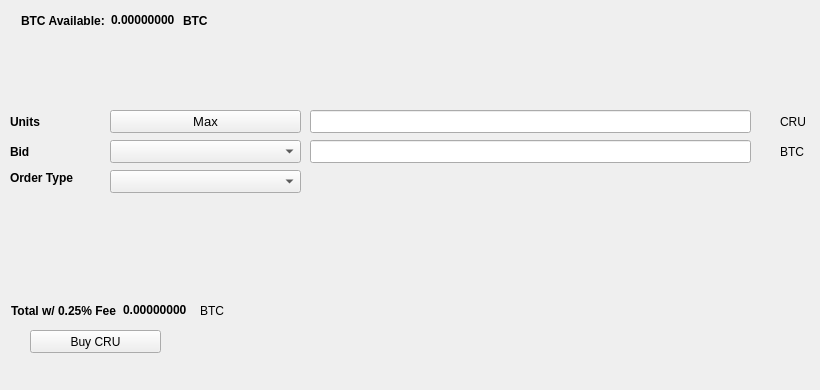
   <widget class="QWidget" name="BuyTab">
    <attribute name="title">
     <string>Buy</string>
    </attribute>
    <widget class="QPushButton" name="BuyCRU">
     <property name="geometry">
      <rect>
       <x>30</x>
       <y>330</y>
       <width>131</width>
       <height>23</height>
      </rect>
     </property>
     <property name="text">
      <string>Buy CRU</string>
     </property>
     <property name="icon">
      <iconset resource="../curiumn.qrc">
       <normaloff>:/icons/bitcoin</normaloff>:/icons/bitcoin</iconset>
     </property>
    </widget>
    <widget class="QLabel" name="label_3">
     <property name="geometry">
      <rect>
       <x>10</x>
       <y>110</y>
       <width>46</width>
       <height>23</height>
      </rect>
     </property>
     <property name="font">
      <font>
       <weight>75</weight>
       <bold>true</bold>
      </font>
     </property>
     <property name="text">
      <string>Units</string>
     </property>
    </widget>
    <widget class="QLineEdit" name="UnitsInput">
     <property name="geometry">
      <rect>
       <x>310</x>
       <y>110</y>
       <width>441</width>
       <height>23</height>
      </rect>
     </property>
     <property name="font">
      <font>
       <pointsize>9</pointsize>
       <weight>75</weight>
       <bold>true</bold>
      </font>
     </property>
    </widget>
    <widget class="QLineEdit" name="BuyBidPriceEdit">
     <property name="geometry">
      <rect>
       <x>310</x>
       <y>140</y>
       <width>441</width>
       <height>23</height>
      </rect>
     </property>
     <property name="font">
      <font>
       <pointsize>9</pointsize>
       <weight>75</weight>
       <bold>true</bold>
      </font>
     </property>
    </widget>
    <widget class="QLabel" name="label_4">
     <property name="geometry">
      <rect>
       <x>780</x>
       <y>110</y>
       <width>31</width>
       <height>23</height>
      </rect>
     </property>
     <property name="text">
      <string>CRU</string>
     </property>
    </widget>
    <widget class="QLabel" name="label_5">
     <property name="geometry">
      <rect>
       <x>780</x>
       <y>140</y>
       <width>31</width>
       <height>23</height>
      </rect>
     </property>
     <property name="text">
      <string>BTC</string>
     </property>
    </widget>
    <widget class="QLabel" name="label_6">
     <property name="geometry">
      <rect>
       <x>10</x>
       <y>140</y>
       <width>46</width>
       <height>23</height>
      </rect>
     </property>
     <property name="font">
      <font>
       <weight>75</weight>
       <bold>true</bold>
      </font>
     </property>
     <property name="text">
      <string>Bid</string>
     </property>
    </widget>
    <widget class="QLabel" name="label_7">
     <property name="geometry">
      <rect>
       <x>10</x>
       <y>170</y>
       <width>91</width>
       <height>16</height>
      </rect>
     </property>
     <property name="font">
      <font>
       <weight>75</weight>
       <bold>true</bold>
      </font>
     </property>
     <property name="text">
      <string>Order Type</string>
     </property>
    </widget>
    <widget class="QPushButton" name="Buy_Max_Amount">
     <property name="geometry">
      <rect>
       <x>110</x>
       <y>110</y>
       <width>191</width>
       <height>23</height>
      </rect>
     </property>
     <property name="font">
      <font>
       <pointsize>10</pointsize>
      </font>
     </property>
     <property name="text">
      <string>Max</string>
     </property>
    </widget>
    <widget class="QComboBox" name="BuyBidcomboBox">
     <property name="geometry">
      <rect>
       <x>110</x>
       <y>140</y>
       <width>191</width>
       <height>23</height>
      </rect>
     </property>
     <property name="font">
      <font>
       <pointsize>10</pointsize>
      </font>
     </property>
    </widget>
    <widget class="QComboBox" name="buyOrdertypeCombo">
     <property name="geometry">
      <rect>
       <x>110</x>
       <y>170</y>
       <width>191</width>
       <height>23</height>
      </rect>
     </property>
     <property name="font">
      <font>
       <pointsize>10</pointsize>
      </font>
     </property>
    </widget>
    <widget class="QWidget" name="layoutWidget1">
     <property name="geometry">
      <rect>
       <x>21</x>
       <y>11</y>
       <width>227</width>
       <height>19</height>
      </rect>
     </property>
     <layout class="QHBoxLayout" name="horizontalLayout_3">
      <item>
       <widget class="QLabel" name="label232">
        <property name="font">
         <font>
          <weight>75</weight>
          <bold>true</bold>
         </font>
        </property>
        <property name="text">
         <string>BTC Available:</string>
        </property>
       </widget>
      </item>
      <item>
       <widget class="QLabel" name="BtcAvailableLbl">
        <property name="palette">
         <palette>
          <active>
           <colorrole role="WindowText">
            <brush brushstyle="SolidPattern">
             <color alpha="255">
              <red>0</red>
              <green>0</green>
              <blue>0</blue>
             </color>
            </brush>
           </colorrole>
           <colorrole role="Button">
            <brush brushstyle="SolidPattern">
             <color alpha="255">
              <red>0</red>
              <green>170</green>
              <blue>0</blue>
             </color>
            </brush>
           </colorrole>
           <colorrole role="Light">
            <brush brushstyle="SolidPattern">
             <color alpha="255">
              <red>0</red>
              <green>255</green>
              <blue>0</blue>
             </color>
            </brush>
           </colorrole>
           <colorrole role="Midlight">
            <brush brushstyle="SolidPattern">
             <color alpha="255">
              <red>0</red>
              <green>212</green>
              <blue>0</blue>
             </color>
            </brush>
           </colorrole>
           <colorrole role="Dark">
            <brush brushstyle="SolidPattern">
             <color alpha="255">
              <red>0</red>
              <green>85</green>
              <blue>0</blue>
             </color>
            </brush>
           </colorrole>
           <colorrole role="Mid">
            <brush brushstyle="SolidPattern">
             <color alpha="255">
              <red>0</red>
              <green>113</green>
              <blue>0</blue>
             </color>
            </brush>
           </colorrole>
           <colorrole role="Text">
            <brush brushstyle="SolidPattern">
             <color alpha="255">
              <red>0</red>
              <green>170</green>
              <blue>0</blue>
             </color>
            </brush>
           </colorrole>
           <colorrole role="BrightText">
            <brush brushstyle="SolidPattern">
             <color alpha="255">
              <red>255</red>
              <green>255</green>
              <blue>255</blue>
             </color>
            </brush>
           </colorrole>
           <colorrole role="ButtonText">
            <brush brushstyle="SolidPattern">
             <color alpha="255">
              <red>0</red>
              <green>0</green>
              <blue>0</blue>
             </color>
            </brush>
           </colorrole>
           <colorrole role="Base">
            <brush brushstyle="SolidPattern">
             <color alpha="255">
              <red>255</red>
              <green>255</green>
              <blue>255</blue>
             </color>
            </brush>
           </colorrole>
           <colorrole role="Window">
            <brush brushstyle="SolidPattern">
             <color alpha="255">
              <red>0</red>
              <green>170</green>
              <blue>0</blue>
             </color>
            </brush>
           </colorrole>
           <colorrole role="Shadow">
            <brush brushstyle="SolidPattern">
             <color alpha="255">
              <red>0</red>
              <green>0</green>
              <blue>0</blue>
             </color>
            </brush>
           </colorrole>
           <colorrole role="AlternateBase">
            <brush brushstyle="SolidPattern">
             <color alpha="255">
              <red>127</red>
              <green>212</green>
              <blue>127</blue>
             </color>
            </brush>
           </colorrole>
           <colorrole role="ToolTipBase">
            <brush brushstyle="SolidPattern">
             <color alpha="255">
              <red>255</red>
              <green>255</green>
              <blue>220</blue>
             </color>
            </brush>
           </colorrole>
           <colorrole role="ToolTipText">
            <brush brushstyle="SolidPattern">
             <color alpha="255">
              <red>0</red>
              <green>0</green>
              <blue>0</blue>
             </color>
            </brush>
           </colorrole>
          </active>
          <inactive>
           <colorrole role="WindowText">
            <brush brushstyle="SolidPattern">
             <color alpha="255">
              <red>0</red>
              <green>0</green>
              <blue>0</blue>
             </color>
            </brush>
           </colorrole>
           <colorrole role="Button">
            <brush brushstyle="SolidPattern">
             <color alpha="255">
              <red>0</red>
              <green>170</green>
              <blue>0</blue>
             </color>
            </brush>
           </colorrole>
           <colorrole role="Light">
            <brush brushstyle="SolidPattern">
             <color alpha="255">
              <red>0</red>
              <green>255</green>
              <blue>0</blue>
             </color>
            </brush>
           </colorrole>
           <colorrole role="Midlight">
            <brush brushstyle="SolidPattern">
             <color alpha="255">
              <red>0</red>
              <green>212</green>
              <blue>0</blue>
             </color>
            </brush>
           </colorrole>
           <colorrole role="Dark">
            <brush brushstyle="SolidPattern">
             <color alpha="255">
              <red>0</red>
              <green>85</green>
              <blue>0</blue>
             </color>
            </brush>
           </colorrole>
           <colorrole role="Mid">
            <brush brushstyle="SolidPattern">
             <color alpha="255">
              <red>0</red>
              <green>113</green>
              <blue>0</blue>
             </color>
            </brush>
           </colorrole>
           <colorrole role="Text">
            <brush brushstyle="SolidPattern">
             <color alpha="255">
              <red>0</red>
              <green>170</green>
              <blue>0</blue>
             </color>
            </brush>
           </colorrole>
           <colorrole role="BrightText">
            <brush brushstyle="SolidPattern">
             <color alpha="255">
              <red>255</red>
              <green>255</green>
              <blue>255</blue>
             </color>
            </brush>
           </colorrole>
           <colorrole role="ButtonText">
            <brush brushstyle="SolidPattern">
             <color alpha="255">
              <red>0</red>
              <green>0</green>
              <blue>0</blue>
             </color>
            </brush>
           </colorrole>
           <colorrole role="Base">
            <brush brushstyle="SolidPattern">
             <color alpha="255">
              <red>255</red>
              <green>255</green>
              <blue>255</blue>
             </color>
            </brush>
           </colorrole>
           <colorrole role="Window">
            <brush brushstyle="SolidPattern">
             <color alpha="255">
              <red>0</red>
              <green>170</green>
              <blue>0</blue>
             </color>
            </brush>
           </colorrole>
           <colorrole role="Shadow">
            <brush brushstyle="SolidPattern">
             <color alpha="255">
              <red>0</red>
              <green>0</green>
              <blue>0</blue>
             </color>
            </brush>
           </colorrole>
           <colorrole role="AlternateBase">
            <brush brushstyle="SolidPattern">
             <color alpha="255">
              <red>127</red>
              <green>212</green>
              <blue>127</blue>
             </color>
            </brush>
           </colorrole>
           <colorrole role="ToolTipBase">
            <brush brushstyle="SolidPattern">
             <color alpha="255">
              <red>255</red>
              <green>255</green>
              <blue>220</blue>
             </color>
            </brush>
           </colorrole>
           <colorrole role="ToolTipText">
            <brush brushstyle="SolidPattern">
             <color alpha="255">
              <red>0</red>
              <green>0</green>
              <blue>0</blue>
             </color>
            </brush>
           </colorrole>
          </inactive>
          <disabled>
           <colorrole role="WindowText">
            <brush brushstyle="SolidPattern">
             <color alpha="255">
              <red>0</red>
              <green>85</green>
              <blue>0</blue>
             </color>
            </brush>
           </colorrole>
           <colorrole role="Button">
            <brush brushstyle="SolidPattern">
             <color alpha="255">
              <red>0</red>
              <green>170</green>
              <blue>0</blue>
             </color>
            </brush>
           </colorrole>
           <colorrole role="Light">
            <brush brushstyle="SolidPattern">
             <color alpha="255">
              <red>0</red>
              <green>255</green>
              <blue>0</blue>
             </color>
            </brush>
           </colorrole>
           <colorrole role="Midlight">
            <brush brushstyle="SolidPattern">
             <color alpha="255">
              <red>0</red>
              <green>212</green>
              <blue>0</blue>
             </color>
            </brush>
           </colorrole>
           <colorrole role="Dark">
            <brush brushstyle="SolidPattern">
             <color alpha="255">
              <red>0</red>
              <green>85</green>
              <blue>0</blue>
             </color>
            </brush>
           </colorrole>
           <colorrole role="Mid">
            <brush brushstyle="SolidPattern">
             <color alpha="255">
              <red>0</red>
              <green>113</green>
              <blue>0</blue>
             </color>
            </brush>
           </colorrole>
           <colorrole role="Text">
            <brush brushstyle="SolidPattern">
             <color alpha="255">
              <red>0</red>
              <green>85</green>
              <blue>0</blue>
             </color>
            </brush>
           </colorrole>
           <colorrole role="BrightText">
            <brush brushstyle="SolidPattern">
             <color alpha="255">
              <red>255</red>
              <green>255</green>
              <blue>255</blue>
             </color>
            </brush>
           </colorrole>
           <colorrole role="ButtonText">
            <brush brushstyle="SolidPattern">
             <color alpha="255">
              <red>0</red>
              <green>85</green>
              <blue>0</blue>
             </color>
            </brush>
           </colorrole>
           <colorrole role="Base">
            <brush brushstyle="SolidPattern">
             <color alpha="255">
              <red>0</red>
              <green>170</green>
              <blue>0</blue>
             </color>
            </brush>
           </colorrole>
           <colorrole role="Window">
            <brush brushstyle="SolidPattern">
             <color alpha="255">
              <red>0</red>
              <green>170</green>
              <blue>0</blue>
             </color>
            </brush>
           </colorrole>
           <colorrole role="Shadow">
            <brush brushstyle="SolidPattern">
             <color alpha="255">
              <red>0</red>
              <green>0</green>
              <blue>0</blue>
             </color>
            </brush>
           </colorrole>
           <colorrole role="AlternateBase">
            <brush brushstyle="SolidPattern">
             <color alpha="255">
              <red>0</red>
              <green>170</green>
              <blue>0</blue>
             </color>
            </brush>
           </colorrole>
           <colorrole role="ToolTipBase">
            <brush brushstyle="SolidPattern">
             <color alpha="255">
              <red>255</red>
              <green>255</green>
              <blue>220</blue>
             </color>
            </brush>
           </colorrole>
           <colorrole role="ToolTipText">
            <brush brushstyle="SolidPattern">
             <color alpha="255">
              <red>0</red>
              <green>0</green>
              <blue>0</blue>
             </color>
            </brush>
           </colorrole>
          </disabled>
         </palette>
        </property>
        <property name="font">
         <font>
          <weight>75</weight>
          <bold>true</bold>
         </font>
        </property>
        <property name="text">
         <string>0.00000000</string>
        </property>
        <property name="textInteractionFlags">
         <set>Qt::LinksAccessibleByMouse|Qt::TextSelectableByKeyboard|Qt::TextSelectableByMouse</set>
        </property>
       </widget>
      </item>
      <item>
       <widget class="QLabel" name="BtcAvailableLbl_2">
        <property name="font">
         <font>
          <weight>75</weight>
          <bold>true</bold>
         </font>
        </property>
        <property name="text">
         <string>BTC</string>
        </property>
       </widget>
      </item>
     </layout>
    </widget>
    <widget class="QWidget" name="layoutWidge2">
     <property name="geometry">
      <rect>
       <x>11</x>
       <y>301</y>
       <width>259</width>
       <height>19</height>
      </rect>
     </property>
     <layout class="QHBoxLayout" name="horizontalLayout_4">
      <item>
       <widget class="QLabel" name="label_9">
        <property name="font">
         <font>
          <weight>75</weight>
          <bold>true</bold>
         </font>
        </property>
        <property name="text">
         <string>Total w/ 0.25% Fee</string>
        </property>
       </widget>
      </item>
      <item>
       <widget class="QLabel" name="BuyCostLabel">
        <property name="palette">
         <palette>
          <active>
           <colorrole role="WindowText">
            <brush brushstyle="SolidPattern">
             <color alpha="255">
              <red>0</red>
              <green>0</green>
              <blue>0</blue>
             </color>
            </brush>
           </colorrole>
           <colorrole role="Button">
            <brush brushstyle="SolidPattern">
             <color alpha="255">
              <red>0</red>
              <green>170</green>
              <blue>0</blue>
             </color>
            </brush>
           </colorrole>
           <colorrole role="Light">
            <brush brushstyle="SolidPattern">
             <color alpha="255">
              <red>0</red>
              <green>255</green>
              <blue>0</blue>
             </color>
            </brush>
           </colorrole>
           <colorrole role="Midlight">
            <brush brushstyle="SolidPattern">
             <color alpha="255">
              <red>0</red>
              <green>212</green>
              <blue>0</blue>
             </color>
            </brush>
           </colorrole>
           <colorrole role="Dark">
            <brush brushstyle="SolidPattern">
             <color alpha="255">
              <red>0</red>
              <green>85</green>
              <blue>0</blue>
             </color>
            </brush>
           </colorrole>
           <colorrole role="Mid">
            <brush brushstyle="SolidPattern">
             <color alpha="255">
              <red>0</red>
              <green>113</green>
              <blue>0</blue>
             </color>
            </brush>
           </colorrole>
           <colorrole role="Text">
            <brush brushstyle="SolidPattern">
             <color alpha="255">
              <red>0</red>
              <green>170</green>
              <blue>0</blue>
             </color>
            </brush>
           </colorrole>
           <colorrole role="BrightText">
            <brush brushstyle="SolidPattern">
             <color alpha="255">
              <red>255</red>
              <green>255</green>
              <blue>255</blue>
             </color>
            </brush>
           </colorrole>
           <colorrole role="ButtonText">
            <brush brushstyle="SolidPattern">
             <color alpha="255">
              <red>0</red>
              <green>0</green>
              <blue>0</blue>
             </color>
            </brush>
           </colorrole>
           <colorrole role="Base">
            <brush brushstyle="SolidPattern">
             <color alpha="255">
              <red>255</red>
              <green>255</green>
              <blue>255</blue>
             </color>
            </brush>
           </colorrole>
           <colorrole role="Window">
            <brush brushstyle="SolidPattern">
             <color alpha="255">
              <red>0</red>
              <green>170</green>
              <blue>0</blue>
             </color>
            </brush>
           </colorrole>
           <colorrole role="Shadow">
            <brush brushstyle="SolidPattern">
             <color alpha="255">
              <red>0</red>
              <green>0</green>
              <blue>0</blue>
             </color>
            </brush>
           </colorrole>
           <colorrole role="AlternateBase">
            <brush brushstyle="SolidPattern">
             <color alpha="255">
              <red>127</red>
              <green>212</green>
              <blue>127</blue>
             </color>
            </brush>
           </colorrole>
           <colorrole role="ToolTipBase">
            <brush brushstyle="SolidPattern">
             <color alpha="255">
              <red>255</red>
              <green>255</green>
              <blue>220</blue>
             </color>
            </brush>
           </colorrole>
           <colorrole role="ToolTipText">
            <brush brushstyle="SolidPattern">
             <color alpha="255">
              <red>0</red>
              <green>0</green>
              <blue>0</blue>
             </color>
            </brush>
           </colorrole>
          </active>
          <inactive>
           <colorrole role="WindowText">
            <brush brushstyle="SolidPattern">
             <color alpha="255">
              <red>0</red>
              <green>0</green>
              <blue>0</blue>
             </color>
            </brush>
           </colorrole>
           <colorrole role="Button">
            <brush brushstyle="SolidPattern">
             <color alpha="255">
              <red>0</red>
              <green>170</green>
              <blue>0</blue>
             </color>
            </brush>
           </colorrole>
           <colorrole role="Light">
            <brush brushstyle="SolidPattern">
             <color alpha="255">
              <red>0</red>
              <green>255</green>
              <blue>0</blue>
             </color>
            </brush>
           </colorrole>
           <colorrole role="Midlight">
            <brush brushstyle="SolidPattern">
             <color alpha="255">
              <red>0</red>
              <green>212</green>
              <blue>0</blue>
             </color>
            </brush>
           </colorrole>
           <colorrole role="Dark">
            <brush brushstyle="SolidPattern">
             <color alpha="255">
              <red>0</red>
              <green>85</green>
              <blue>0</blue>
             </color>
            </brush>
           </colorrole>
           <colorrole role="Mid">
            <brush brushstyle="SolidPattern">
             <color alpha="255">
              <red>0</red>
              <green>113</green>
              <blue>0</blue>
             </color>
            </brush>
           </colorrole>
           <colorrole role="Text">
            <brush brushstyle="SolidPattern">
             <color alpha="255">
              <red>0</red>
              <green>170</green>
              <blue>0</blue>
             </color>
            </brush>
           </colorrole>
           <colorrole role="BrightText">
            <brush brushstyle="SolidPattern">
             <color alpha="255">
              <red>255</red>
              <green>255</green>
              <blue>255</blue>
             </color>
            </brush>
           </colorrole>
           <colorrole role="ButtonText">
            <brush brushstyle="SolidPattern">
             <color alpha="255">
              <red>0</red>
              <green>0</green>
              <blue>0</blue>
             </color>
            </brush>
           </colorrole>
           <colorrole role="Base">
            <brush brushstyle="SolidPattern">
             <color alpha="255">
              <red>255</red>
              <green>255</green>
              <blue>255</blue>
             </color>
            </brush>
           </colorrole>
           <colorrole role="Window">
            <brush brushstyle="SolidPattern">
             <color alpha="255">
              <red>0</red>
              <green>170</green>
              <blue>0</blue>
             </color>
            </brush>
           </colorrole>
           <colorrole role="Shadow">
            <brush brushstyle="SolidPattern">
             <color alpha="255">
              <red>0</red>
              <green>0</green>
              <blue>0</blue>
             </color>
            </brush>
           </colorrole>
           <colorrole role="AlternateBase">
            <brush brushstyle="SolidPattern">
             <color alpha="255">
              <red>127</red>
              <green>212</green>
              <blue>127</blue>
             </color>
            </brush>
           </colorrole>
           <colorrole role="ToolTipBase">
            <brush brushstyle="SolidPattern">
             <color alpha="255">
              <red>255</red>
              <green>255</green>
              <blue>220</blue>
             </color>
            </brush>
           </colorrole>
           <colorrole role="ToolTipText">
            <brush brushstyle="SolidPattern">
             <color alpha="255">
              <red>0</red>
              <green>0</green>
              <blue>0</blue>
             </color>
            </brush>
           </colorrole>
          </inactive>
          <disabled>
           <colorrole role="WindowText">
            <brush brushstyle="SolidPattern">
             <color alpha="255">
              <red>0</red>
              <green>85</green>
              <blue>0</blue>
             </color>
            </brush>
           </colorrole>
           <colorrole role="Button">
            <brush brushstyle="SolidPattern">
             <color alpha="255">
              <red>0</red>
              <green>170</green>
              <blue>0</blue>
             </color>
            </brush>
           </colorrole>
           <colorrole role="Light">
            <brush brushstyle="SolidPattern">
             <color alpha="255">
              <red>0</red>
              <green>255</green>
              <blue>0</blue>
             </color>
            </brush>
           </colorrole>
           <colorrole role="Midlight">
            <brush brushstyle="SolidPattern">
             <color alpha="255">
              <red>0</red>
              <green>212</green>
              <blue>0</blue>
             </color>
            </brush>
           </colorrole>
           <colorrole role="Dark">
            <brush brushstyle="SolidPattern">
             <color alpha="255">
              <red>0</red>
              <green>85</green>
              <blue>0</blue>
             </color>
            </brush>
           </colorrole>
           <colorrole role="Mid">
            <brush brushstyle="SolidPattern">
             <color alpha="255">
              <red>0</red>
              <green>113</green>
              <blue>0</blue>
             </color>
            </brush>
           </colorrole>
           <colorrole role="Text">
            <brush brushstyle="SolidPattern">
             <color alpha="255">
              <red>0</red>
              <green>85</green>
              <blue>0</blue>
             </color>
            </brush>
           </colorrole>
           <colorrole role="BrightText">
            <brush brushstyle="SolidPattern">
             <color alpha="255">
              <red>255</red>
              <green>255</green>
              <blue>255</blue>
             </color>
            </brush>
           </colorrole>
           <colorrole role="ButtonText">
            <brush brushstyle="SolidPattern">
             <color alpha="255">
              <red>0</red>
              <green>85</green>
              <blue>0</blue>
             </color>
            </brush>
           </colorrole>
           <colorrole role="Base">
            <brush brushstyle="SolidPattern">
             <color alpha="255">
              <red>0</red>
              <green>170</green>
              <blue>0</blue>
             </color>
            </brush>
           </colorrole>
           <colorrole role="Window">
            <brush brushstyle="SolidPattern">
             <color alpha="255">
              <red>0</red>
              <green>170</green>
              <blue>0</blue>
             </color>
            </brush>
           </colorrole>
           <colorrole role="Shadow">
            <brush brushstyle="SolidPattern">
             <color alpha="255">
              <red>0</red>
              <green>0</green>
              <blue>0</blue>
             </color>
            </brush>
           </colorrole>
           <colorrole role="AlternateBase">
            <brush brushstyle="SolidPattern">
             <color alpha="255">
              <red>0</red>
              <green>170</green>
              <blue>0</blue>
             </color>
            </brush>
           </colorrole>
           <colorrole role="ToolTipBase">
            <brush brushstyle="SolidPattern">
             <color alpha="255">
              <red>255</red>
              <green>255</green>
              <blue>220</blue>
             </color>
            </brush>
           </colorrole>
           <colorrole role="ToolTipText">
            <brush brushstyle="SolidPattern">
             <color alpha="255">
              <red>0</red>
              <green>0</green>
              <blue>0</blue>
             </color>
            </brush>
           </colorrole>
          </disabled>
         </palette>
        </property>
        <property name="font">
         <font>
          <weight>75</weight>
          <bold>true</bold>
         </font>
        </property>
        <property name="autoFillBackground">
         <bool>false</bool>
        </property>
        <property name="text">
         <string>0.00000000</string>
        </property>
        <property name="textInteractionFlags">
         <set>Qt::LinksAccessibleByMouse|Qt::TextSelectableByMouse</set>
        </property>
       </widget>
      </item>
      <item>
       <widget class="QLabel" name="label_10">
        <property name="font">
         <font>
          <weight>50</weight>
          <bold>false</bold>
         </font>
        </property>
        <property name="text">
         <string>BTC</string>
        </property>
       </widget>
      </item>
     </layout>
    </widget>
    <widget class="QLabel" name="label_24">
     <property name="geometry">
      <rect>
       <x>460</x>
       <y>300</y>
       <width>281</width>
       <height>81</height>
      </rect>
     </property>
     <property name="text">
      <string/>
     </property>
     <property name="pixmap">
      <pixmap>:/images/bittrex</pixmap>
     </property>
    </widget>
   </widget>
